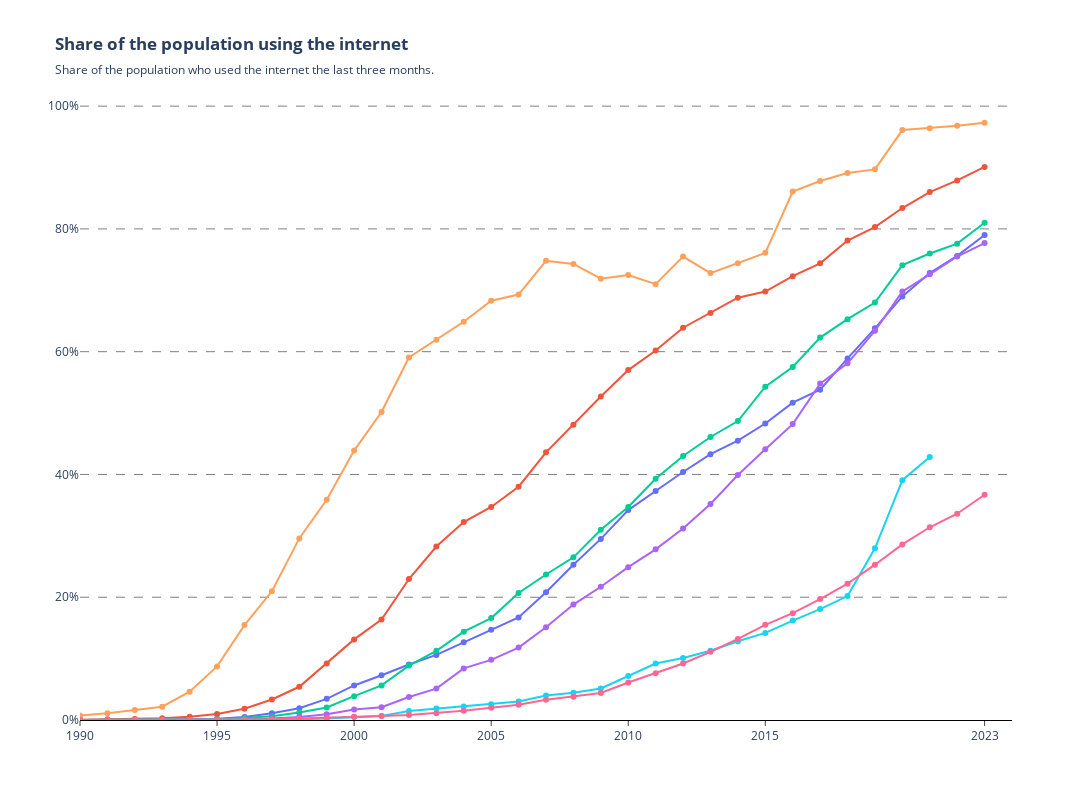

The cell this chart's notebook holds for it:
### Code cell
fig = px.line(
    df_wb_line,
    x="Year",
    y="Individuals using the Internet (% of population)",
    color="Entity",
    title="Share of the population using the internet",
    subtitle="Share of the population who used the internet the last three months.",
    markers= True
)

fig.update_layout(
    plot_bgcolor="white",
    title_font= dict(
        weight="bold"
    ),
    yaxis_title= "",
    xaxis_title= "",
    showlegend= False,
    yaxis= dict(
        ticksuffix="%",
        range=[0, 101]

    ),
    xaxis=dict (
        tickvals=tickvals,
        range=[1990, 2024],
        showline=True,
        linecolor="black",
    ),
    height=800,
    width=1200
)
fig.update_xaxes(
    ticks="outside"
)
fig.update_yaxes(
    gridcolor='gray', 
    griddash='dash', 
    
)

fig.show()

### Figure 1 — Plotly figure (JSON) as saved in the notebook; plotly's stock layout.template omitted (floating-point values rounded to 4 significant figures)
{"data": [{"hovertemplate": "Entity=East Asia and Pacific (WB)<br>Year=%{x}<br>Individuals using the Internet (% of population)=%{y}<extra></extra>", "legendgroup": "East Asia and Pacific (WB)", "line": {"color": "#636efa", "dash": "solid"}, "marker": {"symbol": "circle"}, "mode": "lines+markers", "name": "East Asia and Pacific (WB)", "orientation": "v", "showlegend": true, "type": "scatter", "x": [1990, 1991, 1992, 1993, 1994, 1995, 1996, 1997, 1998, 1999, 2000, 2001, 2002, 2003, 2004, 2005, 2006, 2007, 2008, 2009, 2010, 2011, 2012, 2013, 2014, 2015, 2016, 2017, 2018, 2019, 2020, 2021, 2022, 2023], "xaxis": "x", "y": [0.007348, 0.01514, 0.03177, 0.06306, 0.1091, 0.1951, 0.4719, 1.094, 1.902, 3.443, 5.627, 7.296, 9.035, 10.61, 12.65, 14.7, 16.7, 20.8, 25.3, 29.5, 34.2, 37.3, 40.4, 43.3, 45.5, 48.3, 51.7, 53.8, 58.9, 63.8, 69.0, 72.8, 75.6, 79.0], "yaxis": "y"}, {"hovertemplate": "Entity=Europe and Central Asia (WB)<br>Year=%{x}<br>Individuals using the Internet (% of population)=%{y}<extra></extra>", "legendgroup": "Europe and Central Asia (WB)", "line": {"color": "#EF553B", "dash": "solid"}, "marker": {"symbol": "circle"}, "mode": "lines+markers", "name": "Europe and Central Asia (WB)", "orientation": "v", "showlegend": true, "type": "scatter", "x": [1990, 1991, 1992, 1993, 1994, 1995, 1996, 1997, 1998, 1999, 2000, 2001, 2002, 2003, 2004, 2005, 2006, 2007, 2008, 2009, 2010, 2011, 2012, 2013, 2014, 2015, 2016, 2017, 2018, 2019, 2020, 2021, 2022, 2023], "xaxis": "x", "y": [0.04803, 0.1019, 0.1806, 0.2797, 0.5242, 0.9895, 1.834, 3.342, 5.412, 9.202, 13.13, 16.36, 22.97, 28.25, 32.25, 34.7, 38.0, 43.6, 48.1, 52.7, 57.0, 60.2, 63.9, 66.3, 68.8, 69.8, 72.3, 74.4, 78.1, 80.3, 83.4, 86.0, 87.9, 90.1], "yaxis": "y"}, {"hovertemplate": "Entity=Latin America and Caribbean (WB)<br>Year=%{x}<br>Individuals using the Internet (% of population)=%{y}<extra></extra>", "legendgroup": "Latin America and Caribbean (WB)", "line": {"color": "#00cc96", "dash": "solid"}, "marker": {"symbol": "circle"}, "mode": "lines+markers", "name": "Latin America and Caribbean (WB)", "orientation": "v", "showlegend": true, "type": "scatter", "x": [1990, 1991, 1992, 1993, 1994, 1995, 1996, 1997, 1998, 1999, 2000, 2001, 2002, 2003, 2004, 2005, 2006, 2007, 2008, 2009, 2010, 2011, 2012, 2013, 2014, 2015, 2016, 2017, 2018, 2019, 2020, 2021, 2022, 2023], "xaxis": "x", "y": [0.0, 0.002211, 0.009617, 0.02112, 0.04331, 0.1056, 0.3101, 0.6091, 1.229, 2.049, 3.886, 5.631, 8.86, 11.27, 14.39, 16.6, 20.7, 23.7, 26.5, 31.0, 34.7, 39.3, 43.0, 46.1, 48.7, 54.3, 57.5, 62.3, 65.3, 68.0, 74.1, 76.0, 77.6, 81.0], "yaxis": "y"}, {"hovertemplate": "Entity=Middle East and North Africa (WB)<br>Year=%{x}<br>Individuals using the Internet (% of population)=%{y}<extra></extra>", "legendgroup": "Middle East and North Africa (WB)", "line": {"color": "#ab63fa", "dash": "solid"}, "marker": {"symbol": "circle"}, "mode": "lines+markers", "name": "Middle East and North Africa (WB)", "orientation": "v", "showlegend": true, "type": "scatter", "x": [1990, 1991, 1992, 1993, 1994, 1995, 1996, 1997, 1998, 1999, 2000, 2001, 2002, 2003, 2004, 2005, 2006, 2007, 2008, 2009, 2010, 2011, 2012, 2013, 2014, 2015, 2016, 2017, 2018, 2019, 2020, 2021, 2022, 2023], "xaxis": "x", "y": [0.002073, 0.004021, 0.00582, 0.008256, 0.01351, 0.03177, 0.08557, 0.2335, 0.4985, 0.942, 1.719, 2.073, 3.753, 5.113, 8.409, 9.8, 11.8, 15.1, 18.8, 21.7, 24.9, 27.8, 31.2, 35.2, 39.9, 44.1, 48.2, 54.8, 58.1, 63.4, 69.8, 72.6, 75.5, 77.7], "yaxis": "y"}, {"hovertemplate": "Entity=North America (WB)<br>Year=%{x}<br>Individuals using the Internet (% of population)=%{y}<extra></extra>", "legendgroup": "North America (WB)", "line": {"color": "#FFA15A", "dash": "solid"}, "marker": {"symbol": "circle"}, "mode": "lines+markers", "name": "North America (WB)", "orientation": "v", "showlegend": true, "type": "scatter", "x": [1990, 1991, 1992, 1993, 1994, 1995, 1996, 1997, 1998, 1999, 2000, 2001, 2002, 2003, 2004, 2005, 2006, 2007, 2008, 2009, 2010, 2011, 2012, 2013, 2014, 2015, 2016, 2017, 2018, 2019, 2020, 2021, 2022, 2023], "xaxis": "x", "y": [0.7421, 1.104, 1.643, 2.163, 4.615, 8.733, 15.46, 20.97, 29.58, 35.88, 43.89, 50.18, 59.06, 61.94, 64.88, 68.3, 69.3, 74.8, 74.3, 71.9, 72.5, 71.0, 75.5, 72.8, 74.4, 76.1, 86.1, 87.8, 89.1, 89.7, 96.1, 96.4, 96.8, 97.3], "yaxis": "y"}, {"hovertemplate": "Entity=South Asia (WB)<br>Year=%{x}<br>Individuals using the Internet (% of population)=%{y}<extra></extra>", "legendgroup": "South Asia (WB)", "line": {"color": "#19d3f3", "dash": "solid"}, "marker": {"symbol": "circle"}, "mode": "lines+markers", "name": "South Asia (WB)", "orientation": "v", "showlegend": true, "type": "scatter", "x": [1990, 1991, 1992, 1993, 1994, 1995, 1996, 1997, 1998, 1999, 2000, 2001, 2002, 2003, 2004, 2005, 2006, 2007, 2008, 2009, 2010, 2011, 2012, 2013, 2014, 2015, 2016, 2017, 2018, 2019, 2020, 2021], "xaxis": "x", "y": [0.0, 0.0, 8.472e-05, 0.0001658, 0.0008513, 0.01998, 0.04056, 0.06004, 0.117, 0.2261, 0.4736, 0.6684, 1.472, 1.869, 2.219, 2.583, 3.021, 4.006, 4.432, 5.142, 7.164, 9.207, 10.09, 11.29, 12.82, 14.19, 16.19, 18.07, 20.18, 27.97, 39.06, 42.85], "yaxis": "y"}, {"hovertemplate": "Entity=Sub-Saharan Africa (WB)<br>Year=%{x}<br>Individuals using the Internet (% of population)=%{y}<extra></extra>", "legendgroup": "Sub-Saharan Africa (WB)", "line": {"color": "#FF6692", "dash": "solid"}, "marker": {"symbol": "circle"}, "mode": "lines+markers", "name": "Sub-Saharan Africa (WB)", "orientation": "v", "showlegend": true, "type": "scatter", "x": [1990, 1991, 1992, 1993, 1994, 1995, 1996, 1997, 1998, 1999, 2000, 2001, 2002, 2003, 2004, 2005, 2006, 2007, 2008, 2009, 2010, 2011, 2012, 2013, 2014, 2015, 2016, 2017, 2018, 2019, 2020, 2021, 2022, 2023], "xaxis": "x", "y": [0.0, 0.001033, 0.003006, 0.008725, 0.01891, 0.05162, 0.07232, 0.1351, 0.2447, 0.374, 0.5137, 0.652, 0.8344, 1.108, 1.49, 2.0, 2.5, 3.3, 3.8, 4.4, 6.1, 7.6, 9.2, 11.1, 13.2, 15.5, 17.4, 19.7, 22.2, 25.3, 28.6, 31.4, 33.6, 36.7], "yaxis": "y"}], "layout": {"height": 800, "legend": {"title": {"text": "Entity"}, "tracegroupgap": 0}, "plot_bgcolor": "white", "showlegend": false, "title": {"font": {"weight": "bold"}, "subtitle": {"text": "Share of the population who used the internet the last three months."}, "text": "Share of the population using the internet"}, "width": 1200, "xaxis": {"anchor": "y", "domain": [0, 1], "linecolor": "black", "range": [1990, 2024], "showline": true, "ticks": "outside", "tickvals": [1990, 1995, 2000, 2005, 2010, 2015, 2023], "title": {"text": ""}}, "yaxis": {"anchor": "x", "domain": [0, 1], "gridcolor": "gray", "griddash": "dash", "range": [0, 101], "ticksuffix": "%", "title": {"text": ""}}}}
